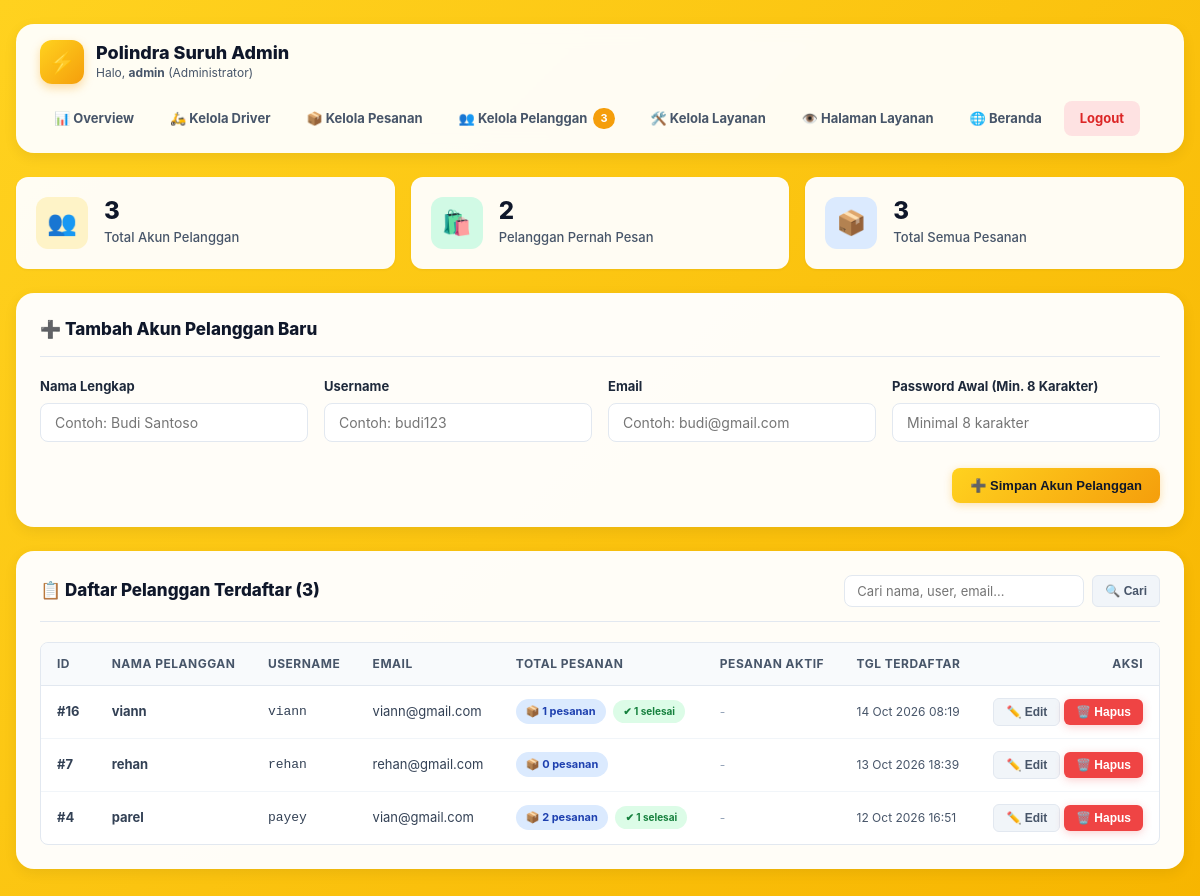
Page /admin/user.php (signed in) on the committed database.
### tables this page shows
CREATE TABLE `users` (
  `id` int NOT NULL,
  `nama` varchar(100) NOT NULL,
  `username` varchar(50) NOT NULL,
  `email` varchar(100) NOT NULL,
  `password` varchar(255) NOT NULL,
  `role` enum('user','driver','admin') NOT NULL DEFAULT 'user',
  `created_at` timestamp NULL DEFAULT CURRENT_TIMESTAMP,
  `status_aktif` tinyint(1) NOT NULL DEFAULT '0'
);

### admin/user.php (the view, shortened to what this page needs)
<?php
require_once "../koneksi.php";
$search = trim($_GET["search"] ?? "");
$sql = "
    SELECT
        u.id,
        u.nama,
        u.username,
        u.email,
        u.created_at,
        COUNT(p.id) AS total_pesanan,
        SUM(CASE WHEN p.status = 'Selesai' THEN 1 ELSE 0 END) AS pesanan_selesai,
        SUM(CASE WHEN p.status IN ('Menunggu', 'Menunggu Driver', 'Menunggu Persetujuan Driver', 'Menunggu Pembayaran', 'Diproses', 'Dalam Perjalanan') THEN 1 ELSE 0 END) AS pesanan_aktif
    FROM users u
    LEFT JOIN pesanan p ON p.user_id = u.id
    WHERE u.role = 'user'
";
$params = [];
$sql .= " GROUP BY u.id ORDER BY u.id DESC";
$stmtUsers = $pdo->prepare($sql);
$stmtUsers->execute($params);
$users = $stmtUsers->fetchAll(PDO::FETCH_ASSOC);
$totalUsers = (int) $pdo->query("SELECT COUNT(*) FROM users WHERE role = 'user'")->fetchColumn();
$totalPesananUsers = (int) $pdo->query("SELECT COUNT(*) FROM pesanan")->fetchColumn();
$totalUserAktif = (int) $pdo->query("SELECT COUNT(DISTINCT user_id) FROM pesanan")->fetchColumn();
?>
<!DOCTYPE html>
<html lang="id">
<head>
    <link rel="stylesheet" href="../assets/css/dashboard.css">
</head>
<body>
<div class="dashboard-container">
    <?php include '../includes/admin_navbar.php'; ?>
    <section class="stats-grid">
        <div class="stat-card">
            <div class="stat-icon primary">👥</div>
            <div class="stat-info">
                <div class="stat-val"><?= number_format($totalUsers) ?></div>
                <div class="stat-label">Total Akun Pelanggan</div>
            </div>
        </div>
        <div class="stat-card">
            <div class="stat-icon success">🛍️</div>
            <div class="stat-info">
                <div class="stat-val"><?= number_format($totalUserAktif) ?></div>
                <div class="stat-label">Pelanggan Pernah Pesan</div>
            </div>
        </div>
        <div class="stat-card">
            <div class="stat-icon info">📦</div>
            <div class="stat-info">
                <div class="stat-val"><?= number_format($totalPesananUsers) ?></div>
                <div class="stat-label">Total Semua Pesanan</div>
            </div>
        </div>
    </section>
    <div class="dash-card">
        <div class="dash-card-header">
            <h2 class="dash-card-title">➕ Tambah Akun Pelanggan Baru</h2>
        </div>
        <form method="POST" autocomplete="off">
            <div class="form-grid">
                <div class="form-group">
                    <label class="form-label">Nama Lengkap</label>
                    <input type="text" name="nama" class="form-control" placeholder="Contoh: Budi Santoso" required>
                </div>
                <div class="form-group">
                    <label class="form-label">Username</label>
                    <input type="text" name="username" class="form-control" placeholder="Contoh: budi123" required>
                </div>
                <div class="form-group">
                    <label class="form-label">Email</label>
                    <input type="email" name="email" class="form-control" placeholder="Contoh: budi@gmail.com" required>
                </div>
                <div class="form-group">
                    <label class="form-label">Password Awal (Min. 8 Karakter)</label>
                    <input type="password" name="password" class="form-control" placeholder="Minimal 8 karakter" minlength="8" required>
                </div>
            </div>
            <div style="margin-top: 10px; display: flex; justify-content: flex-end;">
                <button type="submit" class="btn btn-primary">➕ Simpan Akun Pelanggan</button>
            </div>
        </form>
    </div>
    <div class="dash-card">
        <div class="dash-card-header">
            <h2 class="dash-card-title">📋 Daftar Pelanggan Terdaftar (<?= count($users) ?>)</h2>
            <div class="dash-card-actions">
                <form method="GET" style="display: flex; gap: 8px;">
                    <input type="text" name="search" class="form-control" style="width: 240px; padding: 7px 12px; font-size: 13px;" placeholder="Cari nama, user, email..." value="<?= htmlspecialchars($search) ?>">
                    <button type="submit" class="btn btn-secondary btn-sm">🔍 Cari</button>
                </form>
            </div>
        </div>
        <?php if (empty($users)): ?>
            <p style="text-align: center; color: var(--dark-muted); padding: 30px 0;">Tidak ada data pelanggan ditemukan.</p>
        <?php else: ?>
            <div class="table-responsive">
                <table class="dash-table">
                    <thead>
                        <tr>
                            <th>ID</th>
                            <th>Nama Pelanggan</th>
                            <th>Username</th>
                            <th>Email</th>
                            <th>Total Pesanan</th>
                            <th>Pesanan Aktif</th>
                            <th>Tgl Terdaftar</th>
                            <th style="text-align: right;">Aksi</th>
                        </tr>
                    </thead>
                    <tbody>
                        <?php foreach ($users as $u): ?>
                            <tr>
                                <td><strong>#<?= $u["id"] ?></strong></td>
                                <td>
                                    <strong><?= htmlspecialchars($u["nama"]) ?></strong>
                                </td>
                                <td><code><?= htmlspecialchars($u["username"]) ?></code></td>
                                <td><?= htmlspecialchars($u["email"]) ?></td>
                                <td>
                                    <span class="status-pill bayar">📦 <?= (int) $u["total_pesanan"] ?> pesanan</span>
                                    <?php if ((int) $u["pesanan_selesai"] > 0): ?>
                                        <span class="status-pill selesai" style="font-size: 10px; margin-left: 4px;">✔ <?= (int) $u["pesanan_selesai"] ?> selesai</span>
                                    <?php endif; ?>
                                </td>
                                <td>
                                    <?php if ((int) $u["pesanan_aktif"] > 0): ?>
                                        <span class="status-pill proses">⏳ <?= (int) $u["pesanan_aktif"] ?> berjalan</span>
                                    <?php else: ?>
                                        <span style="color: #94a3b8; font-size: 12px;">-</span>
                                    <?php endif; ?>
                                </td>
                                <td style="font-size: 12px; color: var(--dark-muted);">
                                    <?= !empty($u["created_at"]) ? date("d M Y H:i", strtotime($u["created_at"])) : "-" ?>
                                </td>
                                <td style="text-align: right;">
                                    <button type="button" class="btn btn-secondary btn-sm" onclick="bukaModalEdit(<?= htmlspecialchars(json_encode($u)) ?>)">
                                        ✏️ Edit
                                    </button>
                                    <button type="button" class="btn btn-danger btn-sm" onclick="konfirmasiHapus(<?= $u['id'] ?>, '<?= htmlspecialchars(addslashes($u['nama'])) ?>', <?= (int)$u['total_pesanan'] ?>)">
                                        🗑️ Hapus
                                    </button>
                                </td>
                            </tr>
                        <?php endforeach; ?>
                    </tbody>
                </table>
            </div>
        <?php endif; ?>
    </div>
</div>
</body>
</html>

### rows in the picture
users: id "16", nama "viann", username "viann", email "viann@gmail.com", total_pesanan "1", pesanan_selesai "1", created_at "14 Oct 2026 08:19"
users: id "7", nama "rehan", username "rehan", email "rehan@gmail.com", total_pesanan "0", created_at "13 Oct 2026 18:39"
users: id "4", nama "parel", username "payey", email "vian@gmail.com", total_pesanan "2", pesanan_selesai "1", created_at "12 Oct 2026 16:51"

### other values in the picture
$_SESSION['nama'] "admin"
$_totalUsers "3"
$totalUsers "3"
$totalUserAktif "2"
$totalPesananUsers "3"
count($users) "3"
